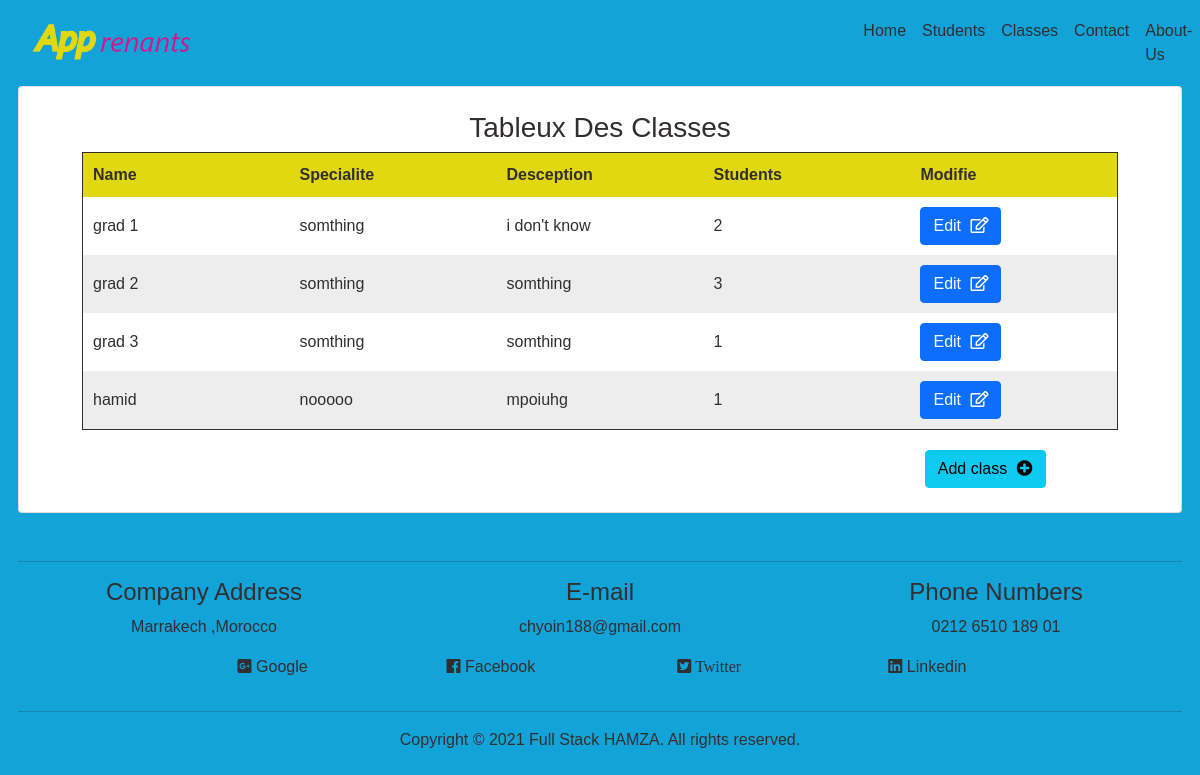
/code source/public/salle (signed in), run on the app's committed database.
### tables this page shows
CREATE TABLE `class` (
  `id` int(11) NOT NULL,
  `nom` varchar(60) NOT NULL,
  `specialite` varchar(60) NOT NULL,
  `desception` text NOT NULL,
  `id_user` int(11) NOT NULL,
  `date` datetime NOT NULL
);

### code source/app/core/app.php (called while the page is built, shortened)
<?php
Class App
{
	private $method = "index";
	public function __construct()
	{
		$url = $this->splitURL();
 		if(file_exists("../app/controllers/". strtolower($url[0]) .".php"))
 		{
 			unset($url[0]);
 		}
 		$this->controller = new $this->controller;
 		$this->params = array_values($url);
 		call_user_func_array([$this->controller,$this->method], $this->params);
	}
	private function splitURL()
	{
		if (isset($_SESSION['user_id'])) {
			$url = isset($_GET['url']) ? $_GET['url'] : "home";
		}else{
		$url = isset($_GET['url']) ? $_GET['url'] : "login";
	   }
		return explode("/", filter_var(trim($url,"/"),FILTER_SANITIZE_URL));
	}}

### code source/public/index.php (called while the page is built, shortened)
<?php
$app = new App();

### code source/app/core/db.php (called while the page is built, shortened)
<?php
Class Database
{
	private function db_connect()
	{
		try{
			$string = DB_TYPE .":host=".DB_HOST.";dbname=".DB_NAME.";";
			return $db = new PDO($string,DB_USER,DB_PASS);
		}catch(PDOException $e){
			die($e->getMessage());
		}
	}
	public function read($query,$data = [])
	{
		$DB = $this->db_connect();
		$stm = $DB->prepare($query);
		if(count($data) == 0)
		{
			$stm = $DB->query($query);
			$check = 0;
			if($stm){
				$check = 1;
			}
		}else{
			$check = $stm->execute($data);
		}
		if($check)
		{
			$data = $stm->fetchAll(PDO::FETCH_OBJ);
			if(is_array($data) && count($data) > 0)
			{
				return $data;
			}
			return false;
		}else
		{
			return false;
		}
	}
}

### code source/app/models/classes.php (called while the page is built, shortened)
<?php
class Classes {
    function selectClass(){
		$DB = new Database();
			$query = "select * from class  ORDER BY nom ASC";
			$data = $DB->read($query);
			if(is_array($data))
		   {
			return $data;
		    }
			return false;
    }
}

### code source/app/views/salle.php (the view, shortened to what this page needs)
<div class="card  p-4" >
       <h3 class="text-center  ">Tableux Des Classes </h3>
       <div >
         <table>
           <thead>
             <tr>
               <th>Name</th>
               <th class="diss">Specialite</th>
               <th class="diss">Desception</th>
               <th>Students</th>
               <?php if ($_SESSION['user_role'] == "admin"): ?>
               <th>Modifie</th>
               <?php endif; ?>
             </tr>
           </thead>
           <tbody>
          <?php if(is_array($data['salle'])): ?>
          <?php foreach($data['salle'] as $row): ?>
            <?php $nom = $row->nom;?>
             <tr>
               <td><?=$nom ?></td>
               <td class="diss"><?=$row->specialite?></td>
               <td class="diss"><?=$row->desception?></td>
                <?php if(is_array($data['student'])): ?>
                <td><?= array_count_values(array_column($data['student'],'id_class'))[$nom] ?? 0 ?></td>
                <?php endif; ?>
                <?php if ($_SESSION['user_role'] == "admin"): ?>
               <td><form action="<?=ROOT?>salle_profile"  method="POST">
               <button  type="submit" name="profile" value="<?=$row->id?>" class="btn  btn-primary btn-block">
               Edit <i style="margin-left: 5px;"  class="far fa-edit"></button></form></td>
               <?php endif; ?>
              </tr>
          <?php endforeach; ?>
          <?php endif; ?>
         </tbody>
        </table>
       </div>
       <?php if ($_SESSION['user_role'] == "admin"): ?>
       <button type="submit" data-toggle="modal" data-target="#add-salle" class="btn add btn-info " >
         Add class <i  class="fas fa-plus-circle"></i></button>
</div>
  <?php endif; ?>

### code source/public/assets/css/main.css (style rules this page uses)
* { margin: 0; padding: 0; box-sizing: border-box; }
body { background-color: #12a4d9; font-family: Arial, Helvetica, sans-serif; width: 97% !important; margin: auto; color: #322e2f; }
table { table-layout: fixed; width: 93%; margin: auto; border-collapse: collapse; border: 1px solid ; border-radius:6px ; }
td, th { padding: 10px; }
th { background-color: #e2d810; }
tr:nth-child(even) { background-color: rgba(218, 218, 218, 0.486); }
tr:nth-child(odd) { background-color: #ffffff; }
.fas { margin-left: 5px !important; }
.add { margin: auto; margin-top: 20px; margin-right: 10%; }

### data on the page
class: nom "grad 1", specialite "somthing", desception "i don't know", nom "2", $row->id 22 (drawn)
class: nom "grad 2", specialite "somthing", desception "somthing", nom "3", $row->id 23 (drawn)
class: nom "grad 3", specialite "somthing", desception "somthing", nom "1", $row->id 24 (drawn)
class: nom "hamid", specialite "nooooo", desception "mpoiuhg", nom "1", $row->id 25 (drawn)
